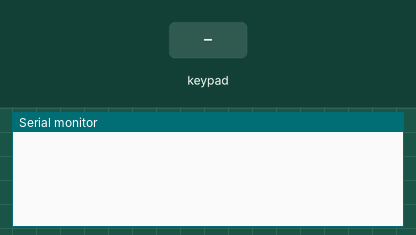
The sketch below on a simulated Arduino Uno, built with avr-gcc and run on an emulated ATmega328P. Parts: the last lines printed to the serial monitor. Inputs (shaded band) come from the test bench.

Above: at 1.2 s.
1.3 s: key '1' pressed
At 1.8 s:
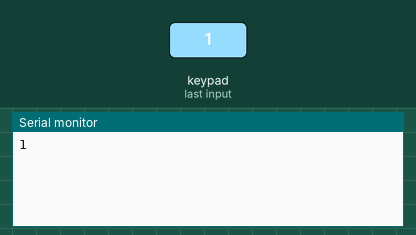
2.8 s: keypad keys 1 6 4 0 2 # pressed 0.4 s apart
At 5.6 s:
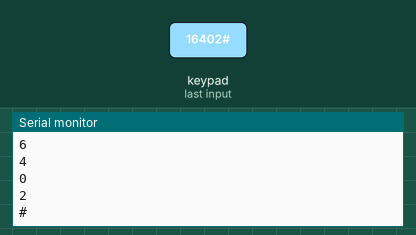
6.7 s: key 'A' pressed
At 7.3 s:
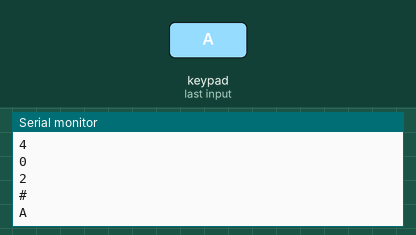
8.2 s: keypad keys 1 6 4 0 2 * pressed 0.4 s apart
At 10.9 s:
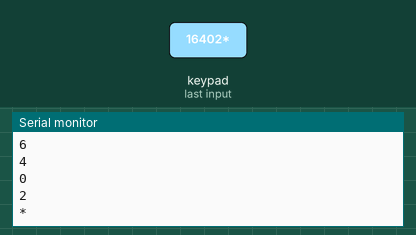
12.1 s: key 'B' pressed
At 12.6 s:
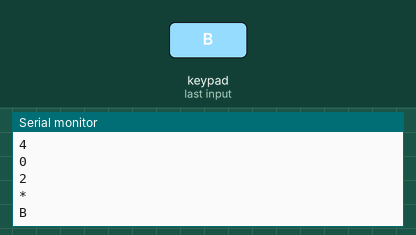
13.6 s: keypad keys 1 6 4 0 2 D pressed 0.4 s apart
At 16.2 s:
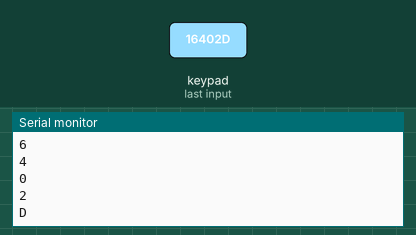
Timing chart, 0 to 17.7 s (numbered marks = the images above; inputs shaded):
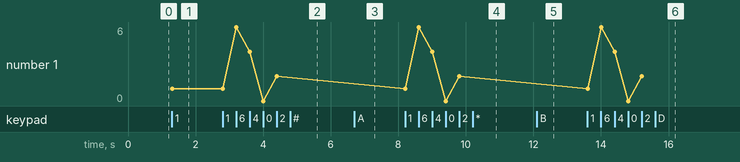

The sketch:

TEST_KEYPAD.ino
```cpp
#include <Keypad.h>
const byte ROWS = 4; //four rows
const byte COLS = 4; //three columns
char keys[ROWS][COLS] = {
  {'1', '2', '3', 'A'},
  {'4', '5', '6', 'B'},
  {'7', '8', '9', 'C'},
  {'*', '0', '#', 'D'}
};
byte rowPins[ROWS] = {16, 4, 0, 2};
byte colPins[COLS] = {19, 18, 5, 17};

//byte rowPins[ROWS] = {5, 4, 3, 2};
//byte colPins[COLS] = {9, 8, 7, 6};
Keypad keypad = Keypad( makeKeymap(keys), rowPins, colPins, ROWS, COLS );
void setup() {
  Serial.begin(115200);
}
void loop() {
  char key = keypad.getKey();
  if (key != NO_KEY) {
    Serial.println(key);
  }

}
```

Measured:
- after the input at 1.3 s, the serial monitor: prints a new line at once (image 1)
- after the input at 2.8 s, the serial monitor: prints a new line after 0.41 s (image 2)
- after the input at 6.7 s, the serial monitor: prints a new line at once (image 3)
- after the input at 8.2 s, the serial monitor: prints a new line at once (image 4)
- after the input at 12.1 s, the serial monitor: prints a new line at once (image 5)
- after the input at 13.6 s, the serial monitor: prints a new line at once (image 6)
- plotted number 1: 1 → 2 after the input at 2.8 s
